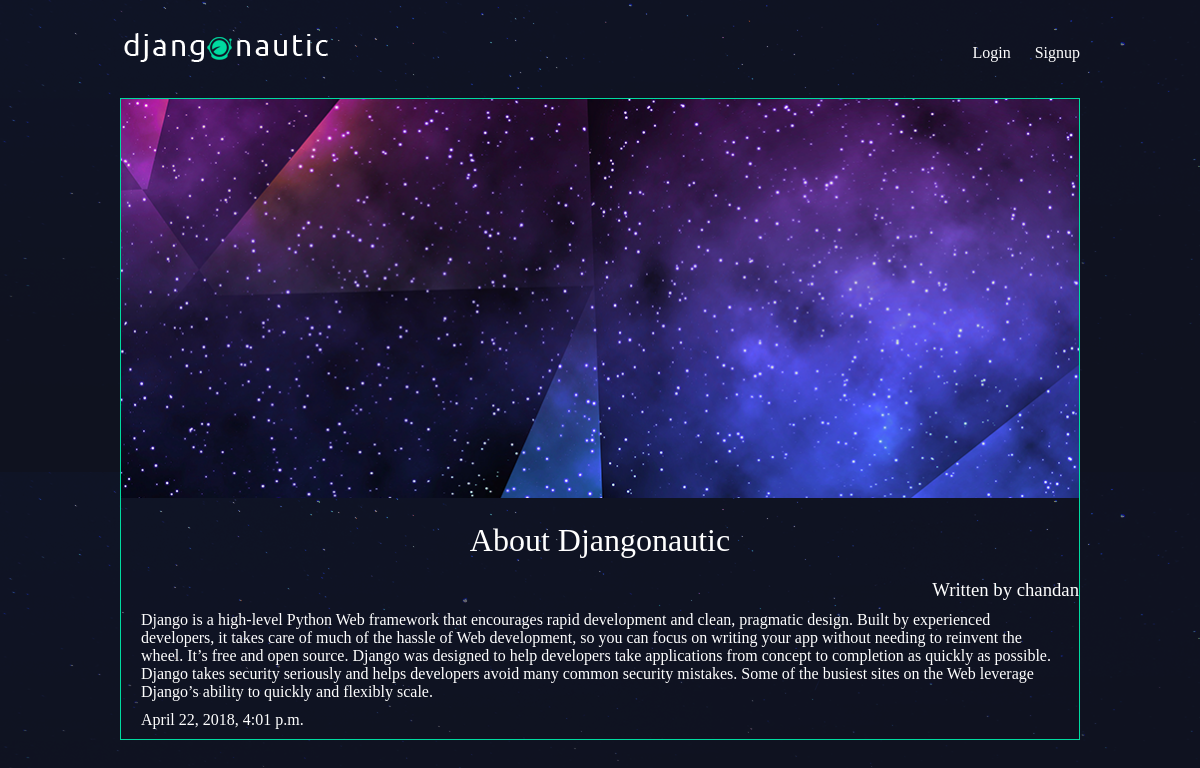
The app's page /articles/djangonautic-rules/ with its own data.
### articles/models.py (models this page shows, shortened)
class Article(models.Model):
    title = models.CharField(max_length=100)
    slug = models.SlugField()
    body = models.TextField()
    date = models.DateTimeField(auto_now_add=True)
    thumb = models.ImageField(default='default.png', blank=True)
    author = models.ForeignKey(User, default=None)

### articles/views.py (the view)
# urls.py: url(r'^(?P<slug>[\w-]+)/$', views.article_detail, name="detail"),
def article_detail(request, slug):
    article = Article.objects.get(slug=slug)
    return render(request, 'articles/article_detail.html', {'article': article})

### articles/templates/articles/article_detail.html
{% extends 'base_layout.html' %}
{% block content %}
<div class="article-detail">
    <div class="article">
        <img src="{{ article.thumb.url }}" />
        <h2>{{ article.title }}</h2>
        <h3>Written by {{ article.author.username }}</h3>
        <p>{{ article.body }}</p>
        <p>{{ article.date }}</p>
    </div>
</div>
{% endblock %}

### assets/styles.css (style rules this page uses)
body { background-color: #0f121f; background-image: url(/static/stars.png); background-repeat-y: no-repeat; color: #fff; }
body * { font-family: Ubuntu; }
h1, h2, h3, h4, h5 { font-weight: normal; margin: 0; }
.article { padding: 10px; border: 1px solid #00dba0; position: relative; padding-bottom: 40px; }
.article h2 { font-size: 1.2em; }
.article-detail .article { padding: 0; }
.article-detail .article img { max-width: 100%; }
.article-detail .article h2 { text-align: center; margin: 20px auto; font-size: 2em }
.article-detail .article h3 { text-align: end; }
.article-detail .article p { margin: 10px 20px }

### records on screen
Article: thumb (picture), title "About Djangonautic", author.username "chandan", body "Django is a high-level Python Web framework that encourages rapid development and clean, pragmatic design. Built by experienced developers, it takes care of much of the hassle of Web development, so you can focus on writing your app without needing to reinvent the wheel. It’s free and open source. Django was designed to help developers take applications from concept to completion as quickly as possible. Django takes security seriously and helps developers avoid many common security mistakes. Some of the busiest sites on the Web leverage Django’s ability to quickly and flexibly scale.", date "April 22, 2018, 4:01 p.m."
